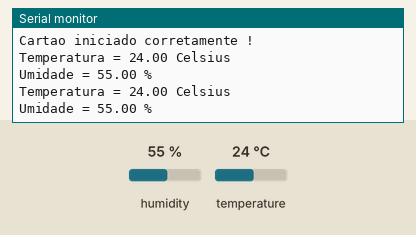
Simulated run of this sketch. Board: Arduino Uno, built with avr-gcc and run on an emulated ATmega328P. On the bench: the last lines printed to the serial monitor. Inputs (shaded band) come from the test bench; at power-on: humidity 55 %, temperature 24 °C. Storage starts empty.

Above: at 5.8 s.
5.9 s: humidity set to 22 %
At 10.8 s:
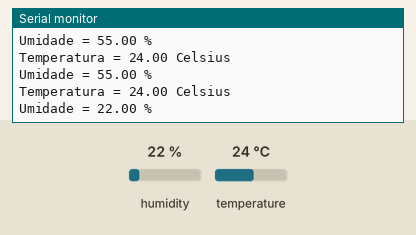
11.9 s: temperature set to 12 °C
At 16.0 s:
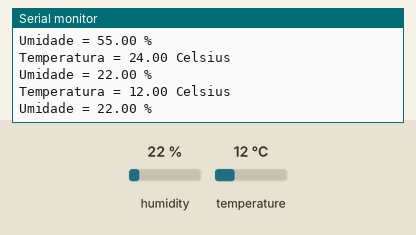
17.9 s: humidity set to 40 %
At 21.1 s:
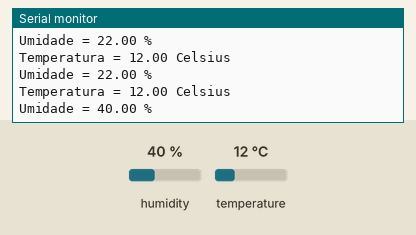
Timing chart, 0 to 22.6 s (numbered marks = the images above; inputs shaded):
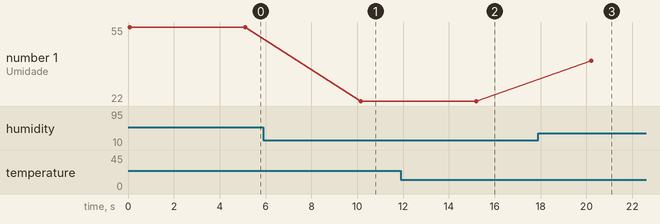

The sketch:

Arduino.ino
```cpp
#include <SD.h>
#include <dht.h>

#define dhtpin A1

dht DHT;

const int CS = 4;

void setup()
{
  Serial.begin(9600);

  if (!SD.begin(CS))
  {
    Serial.println("Falha ao acessar o cartao SD !");
    Serial.println("Verifique o cartao/conexoes e reinicie o Arduino...");
    return;
  }
  Serial.println("Cartao iniciado corretamente !");
}

void loop()
{
   DHT.read11(dhtpin);
   Serial.print("Temperatura = ");
   Serial.print(DHT.temperature);
   Serial.println(" Celsius  ");
   Serial.print ("Umidade = ");
   Serial.print (DHT.humidity);
   Serial.println (" % ");

    File dataFile = SD.open("arquivo1.txt", FILE_WRITE);

    if (dataFile)
    {

      dataFile.print("Temperatura = ");
      dataFile.print(DHT.temperature);
      dataFile.println(" Celsius  ");
      dataFile.close();
    }
    else
    {

      Serial.println("Erro ao abrir arquivo1.txt !");
    }
    delay (5000);
  }
```

Measured:
- after the input at 5.9 s, the serial monitor: prints a new line after 4.2 s (image 1)
- after the input at 11.9 s, the serial monitor: prints a new line after 3.3 s (image 2)
- after the input at 17.9 s, the serial monitor: prints a new line after 2.3 s (image 3)
- plotted number 1: 55 → 22 after the input at 5.9 s, 22 → 40 after the input at 17.9 s
